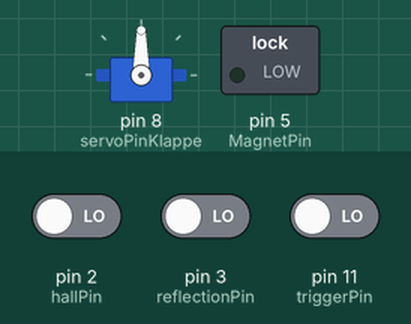
Simulated run of this sketch. Board: Arduino Uno, built with avr-gcc and run on an emulated ATmega328P. Shown: servo, switched loads named in the sketch (green lamp = pin HIGH). The inputs (shaded band) are chosen by the test bench; at power-on: pin 2 (hallPin) LOW, pin 3 (reflectionPin) LOW, pin 11 (triggerPin) LOW.

Above: at 1.2 s.
1.3 s: pin 2 (hallPin) driven HIGH and pin 3 (reflectionPin) driven HIGH and pin 11 (triggerPin) driven HIGH
At 3.6 s:
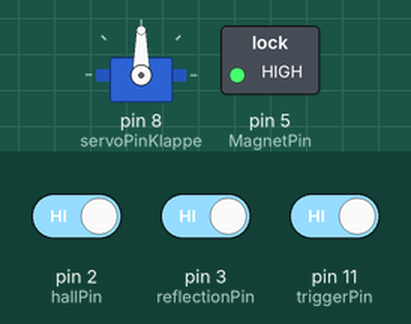
Timing chart, 0 to 5.1 s (numbered marks = the images above; inputs shaded):
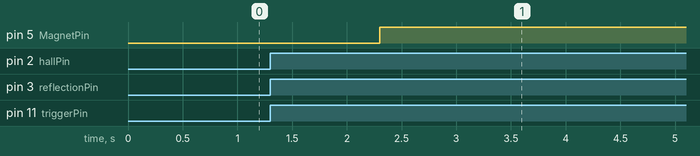

The sketch:

kugel1.ino
```cpp
#include <Servo.h>

// Déclaration des broches
const int hallPin = 2;          // Pin du capteur à effet Hall
const int reflectionPin = 3;    // Pin du capteur de réflexion
const int MagnetPin = 5;        // Pin du capteur de l'aimant
const int servoPinKlappe = 8;   // Pin du servomoteur de la trappe
const int servoPinVereinzelung = 9; // Pin du servomoteur de la séparation
const int servoPinKurve = 10;   // Pin du servomoteur de la courbe
const int triggerPin = 11;      // Pin pour le trigger du contrôleur U9

Servo servoKlappe;  // Servomoteur pour la trappe

volatile bool hallDetected = false;
volatile bool reflectionDetected = false;
volatile unsigned long lastHallTime = 0;
volatile unsigned long lastReflectionTime = 0;

unsigned long rotationTime = 0;
unsigned long targetReleaseTime = 0;
const unsigned long ballFallTime = 361; // Temps en ms que met la bille pour tomber

void setup() {
  pinMode(hallPin, INPUT);
  pinMode(reflectionPin, INPUT);
  pinMode(MagnetPin, OUTPUT);
  pinMode(triggerPin, INPUT);

  servoKlappe.attach(servoPinKlappe);

  attachInterrupt(digitalPinToInterrupt(hallPin), hallInterrupt, RISING);
  attachInterrupt(digitalPinToInterrupt(reflectionPin), reflectionInterrupt, RISING);

  Serial.begin(9600);
}

void loop() {
  if (digitalRead(triggerPin) == HIGH) {
    openTrap();
    while (!hallDetected || !reflectionDetected) {
      // Attente de la détection par les deux capteurs
    }
    hallDetected = false;
    reflectionDetected = false;

    unsigned long currentTime = millis();
    unsigned long timeSinceLastHall = currentTime - lastHallTime;
    unsigned long timeSinceLastReflection = currentTime - lastReflectionTime;

    // Calculer le temps de rotation et le moment de relâcher la bille
    if (timeSinceLastHall < timeSinceLastReflection) {
      rotationTime = timeSinceLastHall;
    } else {
      rotationTime = timeSinceLastReflection;
    }

    targetReleaseTime = currentTime + (rotationTime / 2) - ballFallTime;

    while (millis() < targetReleaseTime) {
      // Attendre le bon moment pour relâcher la bille
    }

    releaseBall();
  }
}

void openTrap() {
  servoKlappe.write(90); // Ouvrir la trappe (ajuster l'angle selon votre configuration)
  delay(500);            // Attendre que la trappe soit complètement ouverte
}

void releaseBall() {
  digitalWrite(MagnetPin, LOW); // Relâcher la bille
  delay(500);                   // Attendre que la bille tombe
  digitalWrite(MagnetPin, HIGH); // Remettre l'aimant en position pour la prochaine bille
}

void hallInterrupt() {
  hallDetected = true;
  lastHallTime = millis();
}

void reflectionInterrupt() {
  reflectionDetected = true;
  lastReflectionTime = millis();
}
```

Measured:
- after the input at 1.3 s, pin 5 (MagnetPin): LOW → HIGH after 1.0 s
